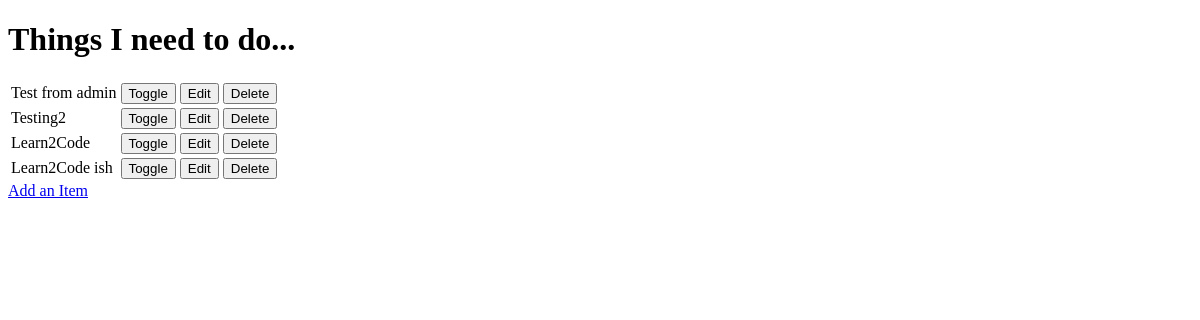
The app's page /, older data.
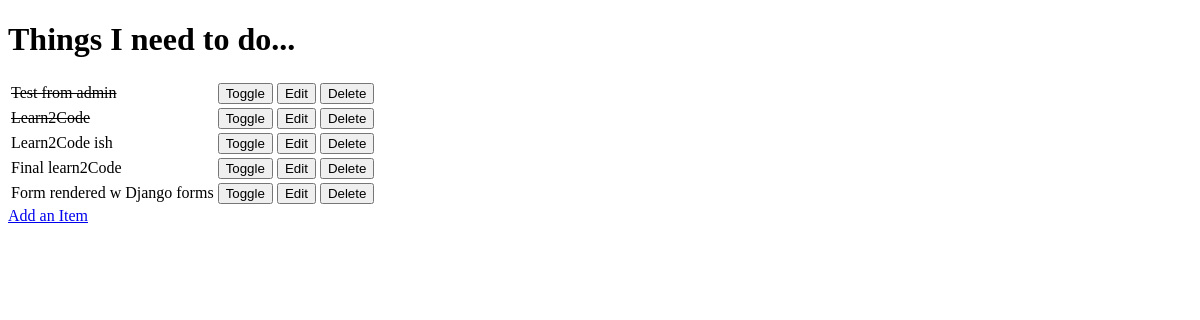
The same page, newer data.
### todo/models.py (models this page shows, shortened)
class Item(models.Model):
    name = models.CharField(max_length=50, null=False, blank=False)
    done = models.BooleanField(null=False, blank=False, default=False)
    objects = models.Manager()

### todo/views.py (the view)
# urls.py: path('', views.get_todo_list, name='get_todo_list'),
def get_todo_list(request):
    items = Item.objects.all()
    context = {
        'items': items
    }
    return render(request, 'todo/todo_list.html', context)

### todo/templates/todo/todo_list.html (shortened to what this page needs)
<!DOCTYPE html>
<html lang="en">
<head>
</head>
<body>
    <h1>Things I need to do...</h1>
    <table>
        {% for item in items %}
            <tr>
                {% if item.done %}
                    <td><del>{{ item.name }}</del></td>
                {% else %}
                    <td>{{ item.name }}</td>
                {% endif %}
                <td>
                    <a href="/toggle/{{ item.id }}">
                        <button>Toggle</button>
                    </a>
                </td>
                <td>
                    <a href="/edit/{{ item.id }}">
                        <button>Edit</button>
                    </a>
                </td>
                <td>
                    <a href="/delete/{{ item.id }}">
                        <button>Delete</button>
                    </a>
                </td>
            </tr>
        {% empty %}
            <tr><td>You have nothing to do!</td></tr>
        {% endfor %}
    </table>
    <a href='/add'>Add an Item</a>
</body>
</html>

Row changes from the older to the newer data that the page shows:
removed Item: name "Testing2"
changed Item "Test from admin": done False → True (drawn)
changed Item "Learn2Code": done False → True (drawn)
added Item: name "Final learn2Code"
added Item: name "Form rendered w Django forms"
